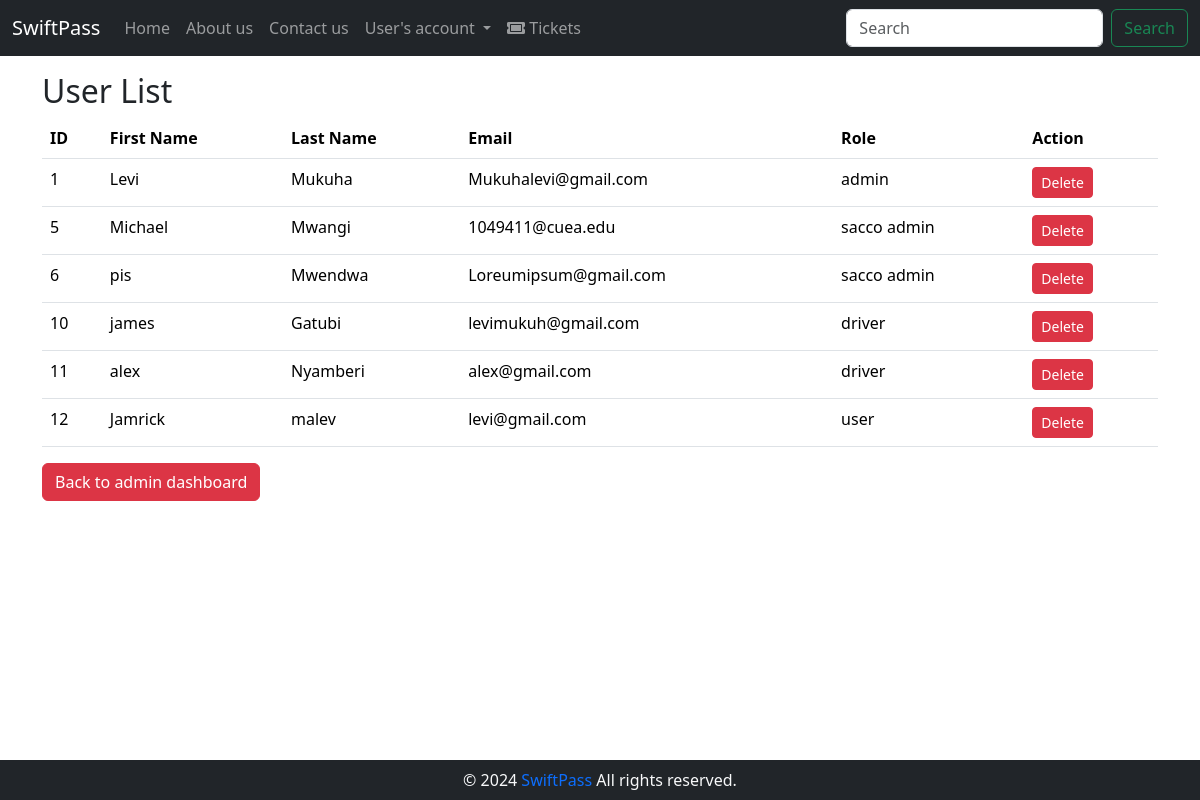
The app's page /admin/users.php (signed in) with its own data.
### tables this page shows
CREATE TABLE `user` (
                        `id` int(11) NOT NULL,
                        `first_name` varchar(255) NOT NULL,
                        `last_name` varchar(255) NOT NULL,
                        `email` varchar(120) NOT NULL,
                        `password` varchar(60) NOT NULL,
                        `role` varchar(20) NOT NULL,
                        `date_created` datetime DEFAULT current_timestamp(),
                        `token` varchar(100) DEFAULT NULL,
                        `is_verified` tinyint(1) DEFAULT 0,
                        `driver_license` varchar(20) DEFAULT NULL,
                        `sacco_role` varchar(20) DEFAULT NULL,
                        `sacco_id` int(11) DEFAULT NULL
);

### admin/users.php (the view, shortened to what this page needs)
<?php
require_once "../auth/database.php";
$sql = "SELECT * FROM user";
$result = mysqli_query($conn, $sql);
?>
<div class="container">
    <h2>User List</h2>
    <?php
    if (mysqli_num_rows($result) > 0) {
        echo "<table class='table'>
                <thead>
                    <tr>
                        <th>ID</th>
                        <th>First Name</th>
                        <th>Last Name</th>
                        <th>Email</th>
                        <th>Role</th>
                        <th>Action</th>
                    </tr>
                </thead>
                <tbody>";
        while ($row = mysqli_fetch_assoc($result)) {
            echo "<tr>
                    <td>{$row['id']}</td>
                    <td>{$row['first_name']}</td>
                    <td>{$row['last_name']}</td>
                    <td>{$row['email']}</td>
                    <td>{$row['role']}</td>
                    <td>
                        <a href='?delete_user={$row['id']}' class='btn btn-danger btn-sm'>Delete</a>
                    </td>
                  </tr>";
        }
        echo "</tbody></table>";
    } else {
        echo "<div class='alert alert-info'>No users found</div>";
    }
    ?>
    <a href="admin_dashboard.php" class="btn btn-danger">Back to admin dashboard</a>
</div>
<?php
include('../layout.php');
?>

### records on screen
user: id "1", first_name "Levi", last_name "Mukuha", email "Mukuhalevi@gmail.com", role "admin"
user: id "5", first_name "Michael", last_name "Mwangi", email "1049411@cuea.edu", role "sacco admin"
user: id "6", first_name "pis", last_name "Mwendwa", email "Loreumipsum@gmail.com", role "sacco admin"
user: id "10", first_name "james", last_name "Gatubi", email "levimukuh@gmail.com", role "driver"
user: id "11", first_name "alex", last_name "Nyamberi", email "alex@gmail.com", role "driver"
user: id "12", first_name "Jamrick", last_name "malev", email "levi@gmail.com", role "user"

### other values on screen
$pageTitle "Home"
$pageTitle "About us"
$pageTitle "Contact us"
$pageTitle "User's account"
$pageTitle "Tickets"
